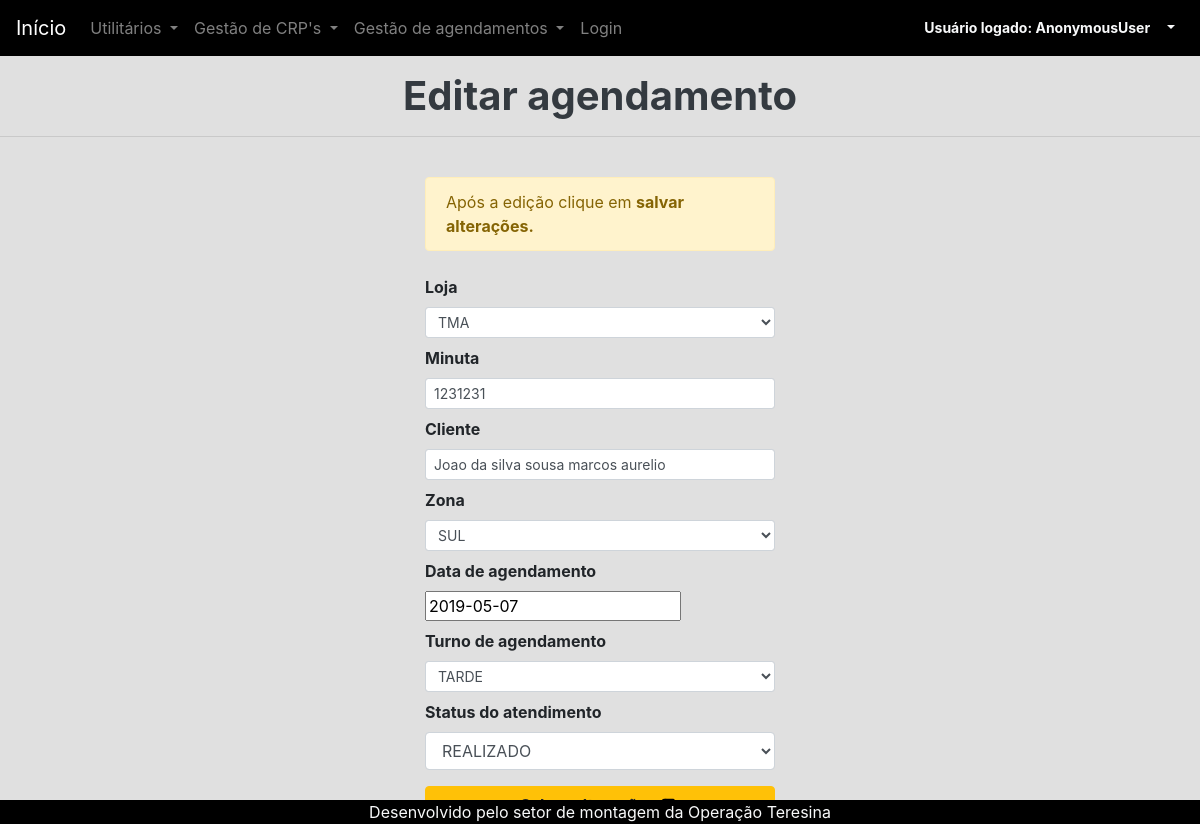
Page /editar-agendamento/53/edit/ on the earlier database version.
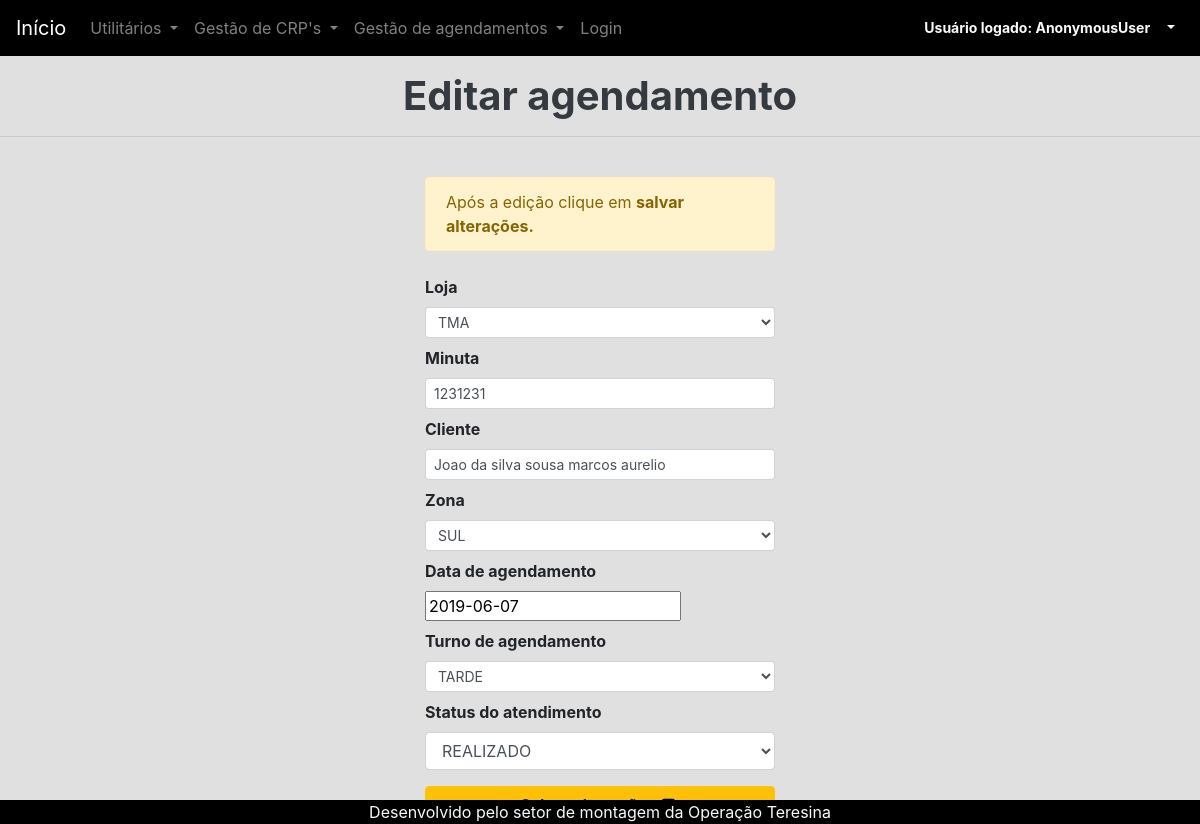
Same page on the later database version.
### montagem/models.py (models this page shows, shortened)
class Minuta(models.Model):
	id = models.AutoField(primary_key=True)
	loja = models.CharField('Loja:', choices=LOJAS,max_length = 3, blank=False)
	numMinuta = models.CharField('Minuta:', max_length = 7, blank=False)
	cliente = models.CharField('Cliente:', max_length = 150, blank = False)
	created_at = models.DateTimeField('Criado em',auto_now_add = True)
	updated_at = models.DateTimeField('Atualizado em',auto_now = True)
	zona = models.CharField('Zona:', choices=ZONAS,max_length = 8, blank=False)
	dataAgendamento = models.DateField('Data de agendamento:', blank=False)
	turnoAgendamento = models.CharField('Turno de agendamento:', choices=TURNO_DISPONIVEL,max_length = 11, blank=False,default='DURANTE DIA')
	status = models.CharField('Status de montagem:', choices=STATUS,max_length = 9, blank=True)
	class Meta:
		verbose_name = "Minuta"
		verbose_name_plural = "Minutas"
		ordering = ['id','loja','numMinuta','cliente']

### core/views.py (the view)
# urls.py: url(r'^editar-agendamento/(?P<pk>\d+)/edit/$', views.editarAgendamento, name='editarAgendamento'),
def editarAgendamento(request, pk):
    agendamento = get_object_or_404(Minuta, pk=pk)
    if request.method == "POST":
        form = MinutaForm(request.POST, instance=agendamento)
        form1 = StatusForm(request.POST, instance=agendamento)
        if form.is_valid():
            agendamento = form.save(commit=False)
            agendamento = form1.save(commit=False)
            agendamento.save()
            return redirect('/listar-agendamentos', pk=agendamento.pk)
    else:
        form = MinutaForm(instance=agendamento)
        form1 = StatusForm(instance=agendamento)
    return render(request, 'editar-agendamento.html', {'form': form, 'form1':form1})

### montagem/forms.py
class MinutaForm(forms.ModelForm):
    loja = forms.CharField(widget=forms.Select(choices=LOJAS,attrs={'class':'form-control form-control-sm'}))
    numMinuta = forms.CharField(max_length=7,widget=forms.TextInput(attrs={'class':'form-control form-control-sm'}))
    cliente = forms.CharField(max_length=150,widget=forms.TextInput(attrs={'class':'form-control form-control-sm'}))
    zona = forms.CharField(widget=forms.Select(choices=ZONAS,attrs={'class':'form-control form-control-sm'}))
    dataAgendamento = forms.DateField(widget=DatePickerInput(options={"locale":"pt-br"},format='%d/%m/%Y',attrs={'placeholder':'dd/mm/aaaa','class':'form-control form-control-sm'}))
    turnoAgendamento = forms.CharField(widget=forms.Select(choices=TURNO_DISPONIVEL,attrs={'class':'form-control form-control-sm'}))
    class Meta:
	    model = Minuta
	    fields = ['loja','numMinuta','cliente','zona','dataAgendamento','turnoAgendamento']

class StatusForm(forms.ModelForm):
    status = forms.CharField(widget=forms.Select(choices=STATUS,attrs={'class':'form-control'}))
    class Meta:
        model = Minuta
        fields = ['status']

### core/templates/editar-agendamento.html (shortened to what this page needs)
{% extends "base.html" %}
{% load static %}
{% block content %}
<div class="container-fluid ">
	<h1 class="col text-dark text-center"><strong>Editar agendamento</strong></h1>
</div>
<hr/>
<br/>
<div class="container">
	<div class="row">
		<div class="col-4 mx-auto">
			<div class="alert alert-warning" role="alert">
				Após a edição clique em <strong>salvar alterações.</strong>
			</div>
			<form method="POST">
				<label class="font-weight-bold mt-2">Loja</label>
				<div>{{form.loja}}</div>
				<label class="font-weight-bold mt-2">Minuta</label>
				<div>{{form.numMinuta}}</div>
				<label class="font-weight-bold mt-2">Cliente</label>
				<div>{{form.cliente}}</div>
				<label class="font-weight-bold mt-2">Zona</label>
				<div>{{form.zona}}</div>
				<label class="font-weight-bold mt-2">Data de agendamento</label>
				<div>{{form.dataAgendamento}}</div>
				<label class="font-weight-bold mt-2">Turno de agendamento</label>
				<div>{{form.turnoAgendamento}}</div>
				<label class="font-weight-bold mt-2">Status do atendimento</label>
				<div>{{form1.status}}</div>
				<button type="submit" class="mt-3 btn btn-warning btn-block"><strong>Salvar alterações&nbsp;<img src="/static/feather/save.svg" alt="save" class="icone"></strong></button>
			</form>
		</div>
	</div>
</div>
{% endblock %}

Differences in the rows shown:
changed Minuta "TMA": dataAgendamento "2019-05-07" → "2019-06-07"
